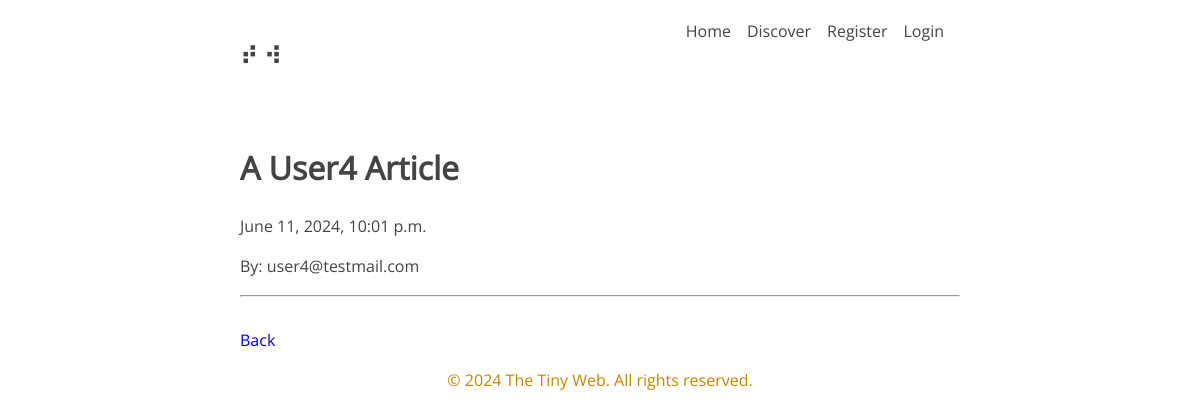
The app's page /discover/article/45/ with its own data.
### user/models.py (models this page shows, shortened)
class Article(models.Model):
    title = models.CharField(max_length=100)
    content = MarkdownxField()
    created_at = models.DateTimeField(auto_now_add=True)
    updated_at = models.DateTimeField(auto_now=True)
    @property
    def formatted_markdown(self):
        return markdownify(self.content)
    user = models.ForeignKey(CustomUser, max_length=10, on_delete=models.CASCADE, null=True)

### account/models.py (models this page shows, shortened)
class CustomUser(AbstractBaseUser, PermissionsMixin):
    username = None
    email = models.EmailField(unique=True)
    is_active = models.BooleanField(default=True)
    is_staff = models.BooleanField(default=False)
    date_joined = models.DateTimeField(default=timezone.now)
    USERNAME_FIELD = 'email'
    REQUIRED_FIELDS = []
    objects = CustomUserManager()
    class DiscoverArticles(models.Model):
        title = models.CharField(max_length=100)

### discover/views.py (the view)
# urls.py: path('article/<int:article_id>/', views.discover_article_detail, name='discover-article-detail'),
def discover_article_detail(request, article_id):
    article = Article.objects.get(pk=article_id)
    context = {'article': article}
    return render(request, 'discover/discover-article-detail.html', context)

### discover/templates/discover/discover-article-detail.html (shortened to what this page needs)
{% extends 'account/base.html' %}
{% block content %}
<div class="user-articles">
<h1>{{ article.title }}</h1>
<p>{{ article.created_at }}</p>
<p>By: {{ article.user.email }}</p>
<hr>
<br>
<a href="{% url 'discover-articles' %}">Back</a>
{% endblock %}

### static/css/style.css (style rules this page uses)
:root { --width: 800px; --font-main: Open Sans, sans-serif; --font-secondary: Open Sans, sans-serif; --font-scale: 1em; --background-color: #fff; --heading-color: #222; --text-color: #444; --link-color: #3273dc; --visited-color: #8b6fcb; --code-background-color: #f2f2f2; --code-color: #222; --blockquote-color: #222; margin: auto; }
body { max-width: var(--width); background-color: var(--background-color); color: var(--text-color); font-family: var(--font-main); font-size: var(--font-scale); margin: auto; padding: 20px; max-width: 720px; text-align: left; word-wrap: break-word; overflow-wrap: break-word; line-height: 1.5; }
.user-articles { margin-bottom: 10px; }
.user-articles a { text-decoration: none; }

### records on screen
Article: title "A User4 Article", created_at "June 11, 2024, 10:01 p.m.", user.email "user4@testmail.com"
